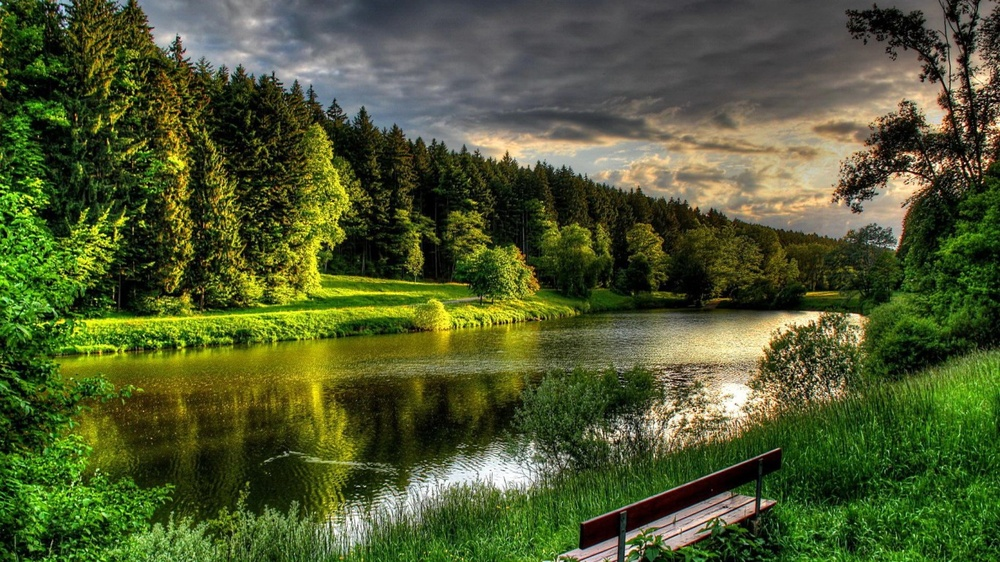
#> input picture PythonProjecct/images/manzara.jpg, 1000 x 562 px, shrunk from 1366 x 768 before the run
$ python '15-açma-kapama.py'
#> lines starting #> are read from the running program, lines starting #| are printed output that depends on the picture
import cv2
import numpy as np
from matplotlib import pyplot as plt

image = cv2.imread('images/manzara.jpg', cv2.IMREAD_GRAYSCALE)
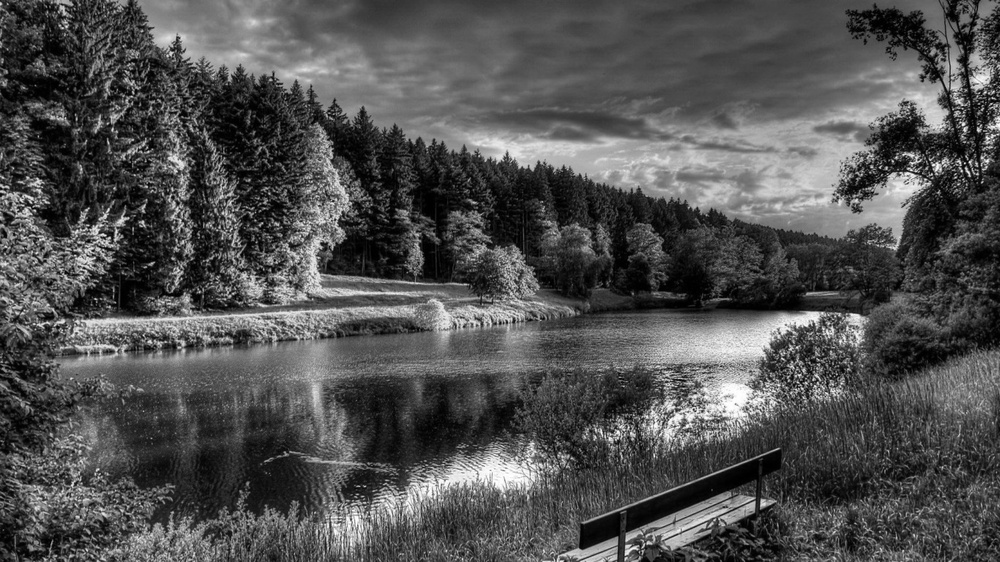
#> image: shape (562, 1000); min 0, max 255, mean 81


kernel = np.ones((5,5), np.uint8)


opening = cv2.morphologyEx(image, cv2.MORPH_OPEN, kernel)
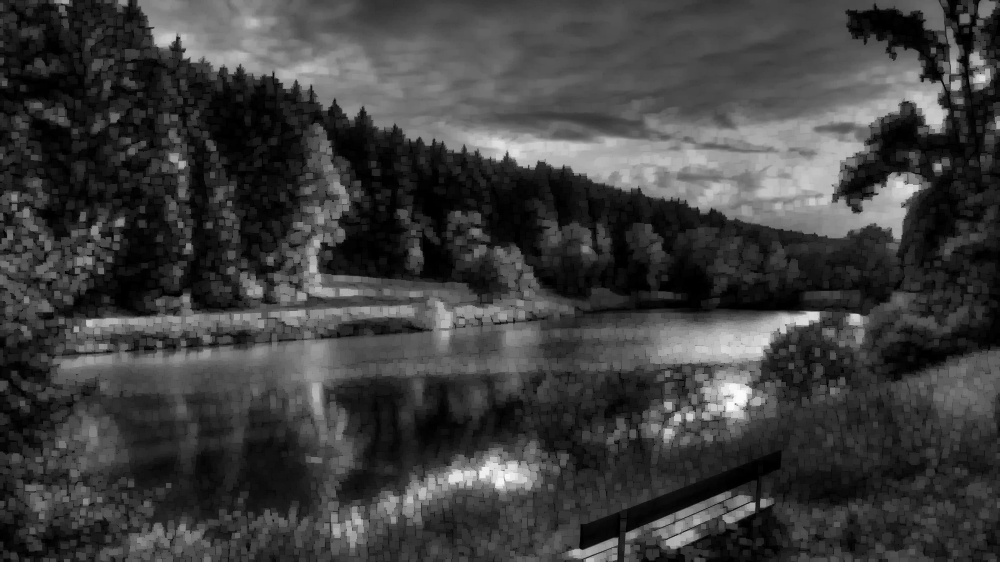
#> opening: shape (562, 1000); min 0, max 251, mean 62.4


closing = cv2.morphologyEx(image, cv2.MORPH_CLOSE, kernel)
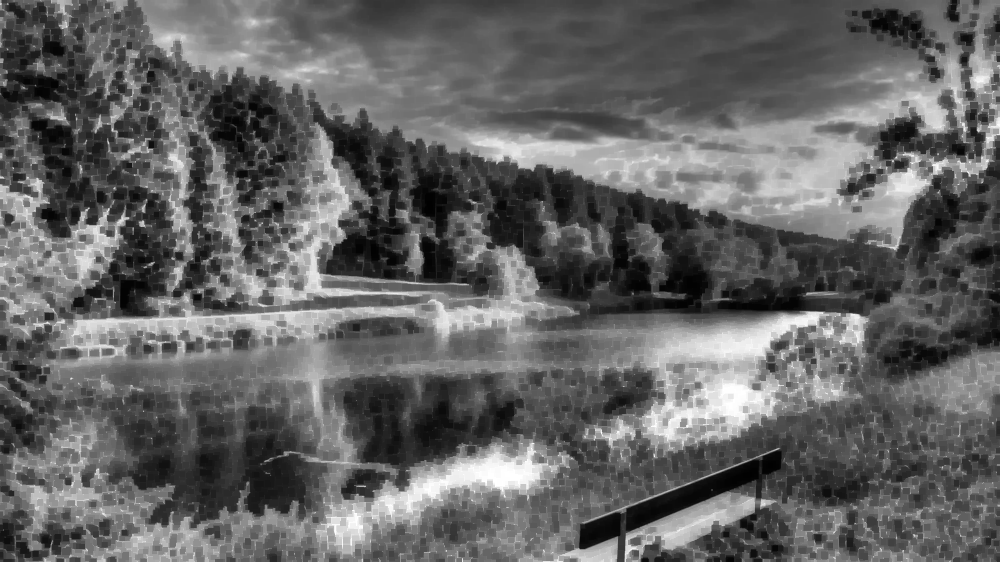
#> closing: shape (562, 1000); min 1, max 255, mean 99.5


plt.figure(figsize=(10, 6))

plt.subplot(1, 3, 1)
plt.imshow(image, cmap='gray')
plt.title('Orijinal Görüntü')
plt.axis('off')

plt.subplot(1, 3, 2)
plt.imshow(opening, cmap='gray')
plt.title('Açma İşlemi')
plt.axis('off')

plt.subplot(1, 3, 3)
plt.imshow(closing, cmap='gray')
plt.title('Kapama İşlemi')
plt.axis('off')

plt.tight_layout()
plt.show()
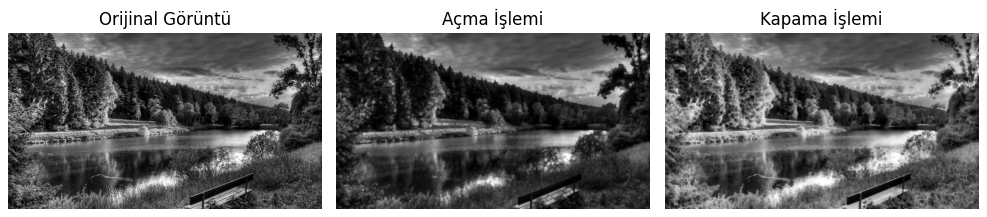
#> figure drawn by matplotlib, 3 panels

$ run again, with PythonProjecct/images/resim.jpg copied over PythonProjecct/images/manzara.jpg
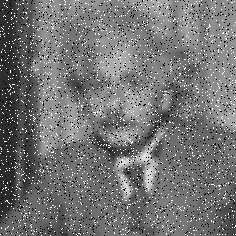
#> input picture PythonProjecct/images/resim.jpg, 236 x 236 px
#> image is the input picture: shape (236, 236); min 0, max 255, mean 115.7
#> `closing = cv2.morphologyEx(image, cv2.MORPH_CLOSE, kernel)`:
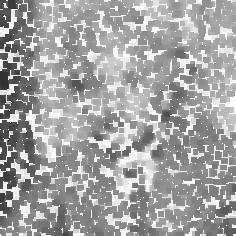
#> closing: shape (236, 236); min 50, max 255, mean 162.9
#> `plt.show()`:
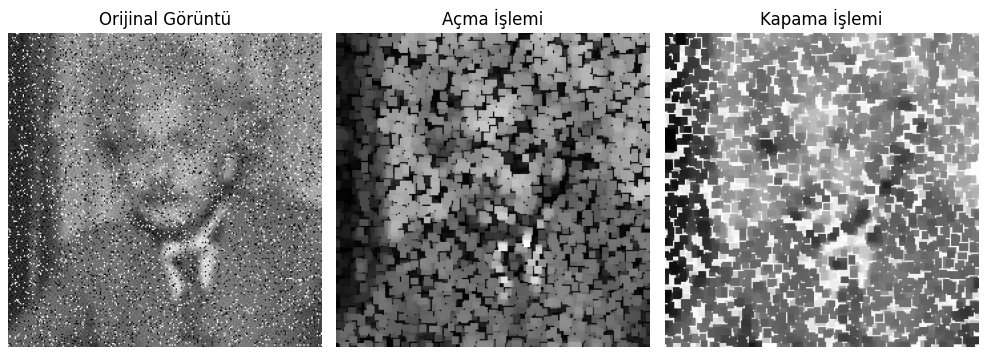
#> figure drawn by matplotlib, 3 panels
